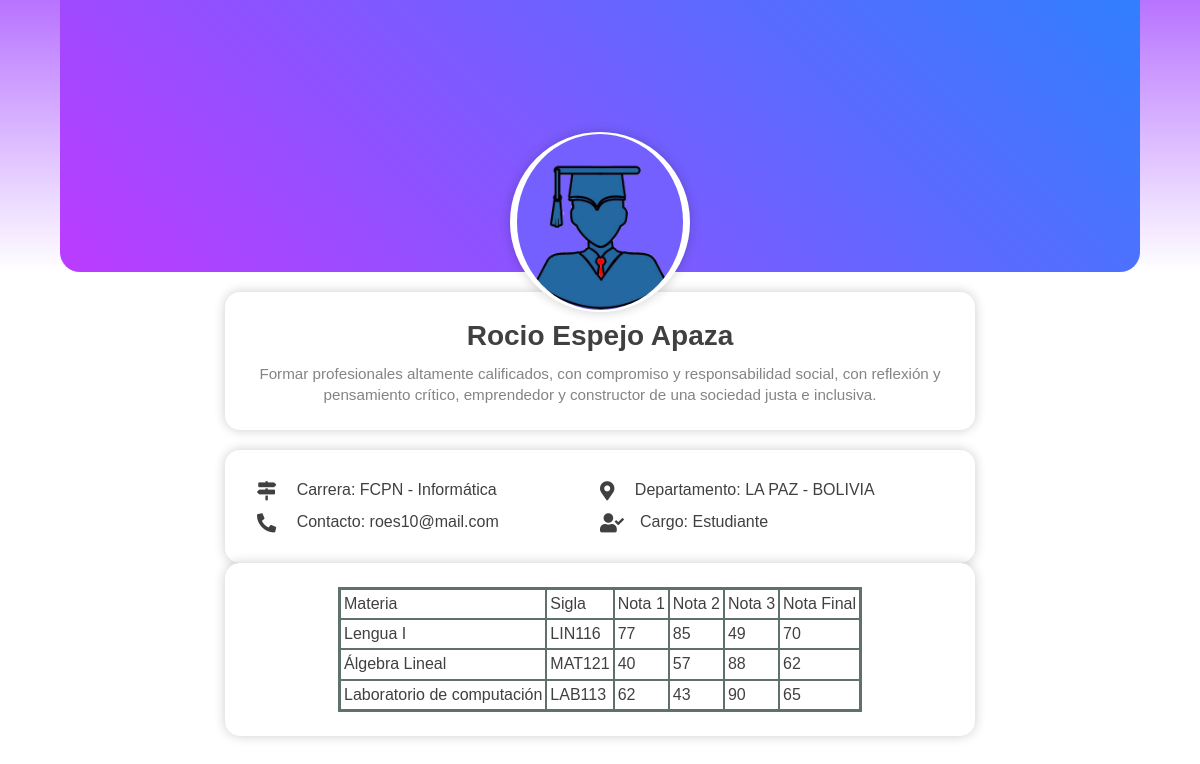
/pregunta2/perfil.php (signed in), run on the app's committed database.
### tables this page shows
CREATE TABLE `usuario` (
  `ci` int(10) NOT NULL,
  `nombre` varchar(100) NOT NULL,
  `fecha_nac` varchar(15) NOT NULL,
  `departamento` varchar(2) NOT NULL,
  `tipo` char(1) NOT NULL,
  `usuario` varchar(30) NOT NULL,
  `password_u` varchar(40) NOT NULL
);

CREATE TABLE `inscrito` (
  `sigla` varchar(6) NOT NULL,
  `ci` int(10) NOT NULL,
  `nota1` int(11) DEFAULT NULL,
  `nota2` int(11) DEFAULT NULL,
  `nota3` int(11) DEFAULT NULL,
  `notafinal` int(11) DEFAULT NULL
);

CREATE TABLE `materia` (
  `sigla` varchar(6) NOT NULL,
  `descripcion_m` varchar(60) NOT NULL,
  `id_carrera` bigint(20) NOT NULL
);

### pregunta2/perfil.php (the view, shortened to what this page needs)
<?php
$notasdocente[0]='redes-sociales';
$notasdocente[1]="NOTAS";
$notasdocente[2]="avatar_Docente.jpg";
$arrayEstudiante=array('Materia', 'Sigla', 'Nota 1', 'Nota 2', 'Nota 3', 'Nota Final');
$titulos=array();
$departamentos=array('02'=>'LA PAZ', '03'=>'COCHABAMBA', '04'=>'ORURO', '05'=>'POTOSÍ');
if($_SESSION['autorizado']==true){
    $ci = $_SESSION['ci'];
    $cargo="";
    include "conexion.inc.php";
    $query="SELECT * FROM usuario WHERE ci=".$ci.";";
    $resultado = $conn->query($query);
    $usuario = $resultado->fetch_all(MYSQLI_ASSOC);
    if($_SESSION['tipo']){
        $notasdocente[0]="";
        $notasdocente[1]="";
        $notasdocente[2]="avatar.jpg";
        $query="select xm.descripcion_m, xm.sigla, xi.nota1, xi.nota2, xi.nota3, xi.notafinal
        from usuario xu, inscrito xi, materia xm
        where xu.ci = xi.ci
        and xi.sigla = xm.sigla
        and xi.ci =".$ci.";";
        $resultado= $conn->query($query);
        $titulos=$arrayEstudiante;
        $cargo="Estudiante";
    }
}else{
    echo '<h1 align="center">Ingresa con tu usuario y contraseña</h1>';
    echo '<meta http-equiv="refresh" content="2; url=login.php">';
    die();
}
?>
<!DOCTYPE html>
<html lang="en">
<head>
    <link rel="stylesheet" type="text/css" href="https://necolas.github.io/normalize.css/8.0.1/normalize.css">
    <link rel="stylesheet" href="https://pro.fontawesome.com/releases/v5.10.0/css/all.css" />
</head>
<body>
    <section class="seccion-perfil-usuario">
        <div class="perfil-usuario-header">
            <div class="perfil-usuario-portada">
                <div class="perfil-usuario-avatar">
                    <img src="<?php echo $notasdocente[2]; ?>" alt="img-avatar">
                </div>
            </div>
        </div>
        <div class="perfil-usuario-body">
            <div class="perfil-usuario-bio">
                <h3 class="titulo"><?php echo $usuario[0]['nombre']?></h3>
                <p class="texto">Formar profesionales altamente calificados, con compromiso y responsabilidad social,
                    con reflexión y pensamiento crítico, emprendedor y constructor de una sociedad justa e inclusiva.</p>
            </div>
            <div class="perfil-usuario-footer">
                <ul class="lista-datos">
                    <li><i class="icono fas fa-map-signs"></i> Carrera: FCPN - Informática</li>
                    <li><i class="icono fas fa-phone-alt"></i> Contacto: <?php echo $usuario[0]['usuario']; ?>@mail.com</li>
                </ul>
                <ul class="lista-datos">
                    <li><i class="icono fas fa-map-marker-alt"></i> Departamento: <?php echo $departamentos[$usuario[0]['departamento']]; ?> - BOLIVIA</li>
                    <li><i class="icono fas fa-user-check"></i>Cargo: <?php echo $cargo; ?></li>
                </ul>
            </div>
            <div class="perfil-usuario-footer">
                <table style="margin: 0 auto;">
                    <tr>
                    <?php
                        for($i=0; $i<count($titulos); $i++){
                            echo "<td>".$titulos[$i]."</td>";
                        }
                    ?>
                    </tr>
                    <?php
                    while($fila=mysqli_fetch_array($resultado)){
                        echo "<tr>";
                        for ($j=0; $j<count($titulos); $j++) {
                            echo "<td>".$fila[$j]."</td>";
                        }
                        echo "</tr>";
                    }
                    ?>
                </table>
            </div>
        </div>
    </section>
</body>
</html>

### pregunta2/perfil.php (style rules this page uses)
html { -webkit-text-size-adjust: 100%; -ms-text-size-adjust: 100%; text-size-adjust: 100%; line-height: 1.4; }
* { margin: 0; padding: 0; -webkit-box-sizing: border-box; -moz-box-sizing: border-box; box-sizing: border-box; }
body { color: #404040; font-family: "Arial", Segoe UI, Tahoma, sans-serifl, Helvetica Neue, Helvetica; }
table { border: 2px solid #5f716b; border-spacing: 0px; }
td, tr { border: 1px solid #5f716b; padding: 3px; }
.seccion-perfil-usuario .perfil-usuario-body, .seccion-perfil-usuario { display: flex; flex-wrap: wrap; flex-direction: column; align-items: center; }
.seccion-perfil-usuario .perfil-usuario-header { width: 100%; display: flex; justify-content: center; background: linear-gradient(#B873FF, transparent); margin-bottom: 1.25rem; }
.seccion-perfil-usuario .perfil-usuario-portada { display: block; position: relative; width: 90%; height: 17rem; background: linear-gradient(45deg, #BC3CFF, #317FFF); border-radius: 0 0 20px 20px; }
.seccion-perfil-usuario .perfil-usuario-avatar { display: flex; width: 180px; height: 180px; align-items: center; justify-content: center; border: 7px solid #FFFFFF; background-color: #DFE5F2; border-radius: 50%; box-shadow: 0 0 12px rgba(0, 0, 0, .2); position: absolute; bottom: -40px; left: calc(50% - 90px); z-index: 1; }
.seccion-perfil-usuario .perfil-usuario-avatar img { width: 100%; position: relative; border-radius: 50%; }
.seccion-perfil-usuario .perfil-usuario-body { width: 70%; position: relative; max-width: 750px; }
.seccion-perfil-usuario .perfil-usuario-body .titulo { display: block; width: 100%; font-size: 1.75em; margin-bottom: 0.5rem; }
.seccion-perfil-usuario .perfil-usuario-body .texto { color: #848484; font-size: 0.95em; }
.seccion-perfil-usuario .perfil-usuario-footer, .seccion-perfil-usuario .perfil-usuario-bio { display: flex; flex-wrap: wrap; padding: 1.5rem 2rem; box-shadow: 0 0 12px rgba(0, 0, 0, .2); background-color: #fff; border-radius: 15px; width: 100%; }
.seccion-perfil-usuario .perfil-usuario-bio { margin-bottom: 1.25rem; text-align: center; }
.seccion-perfil-usuario .lista-datos { width: 50%; list-style: none; }
.seccion-perfil-usuario .lista-datos li { padding: 5px 0; }
.seccion-perfil-usuario .lista-datos li>.icono { margin-right: 1rem; font-size: 1.2rem; vertical-align: middle; }

### data on the page
usuario: nombre "Rocio Espejo Apaza", usuario "roes10", departamento "LA PAZ"
inscrito: sigla.descripcion_m "Lengua I", sigla.sigla "LIN116", nota1 "77", nota2 "85", nota3 "49", notafinal "70"
inscrito: sigla.descripcion_m "Álgebra Lineal", sigla.sigla "MAT121", nota1 "40", nota2 "57", nota3 "88", notafinal "62"
inscrito: sigla.descripcion_m "Laboratorio de computación", sigla.sigla "LAB113", nota1 "62", nota2 "43", nota3 "90", notafinal "65"

### other printed values
$cargo "Estudiante"
$titulos[$i] "Materia"
$titulos[$i] "Sigla"
$titulos[$i] "Nota 1"
$titulos[$i] "Nota 2"
$titulos[$i] "Nota 3"
$titulos[$i] "Nota Final"
